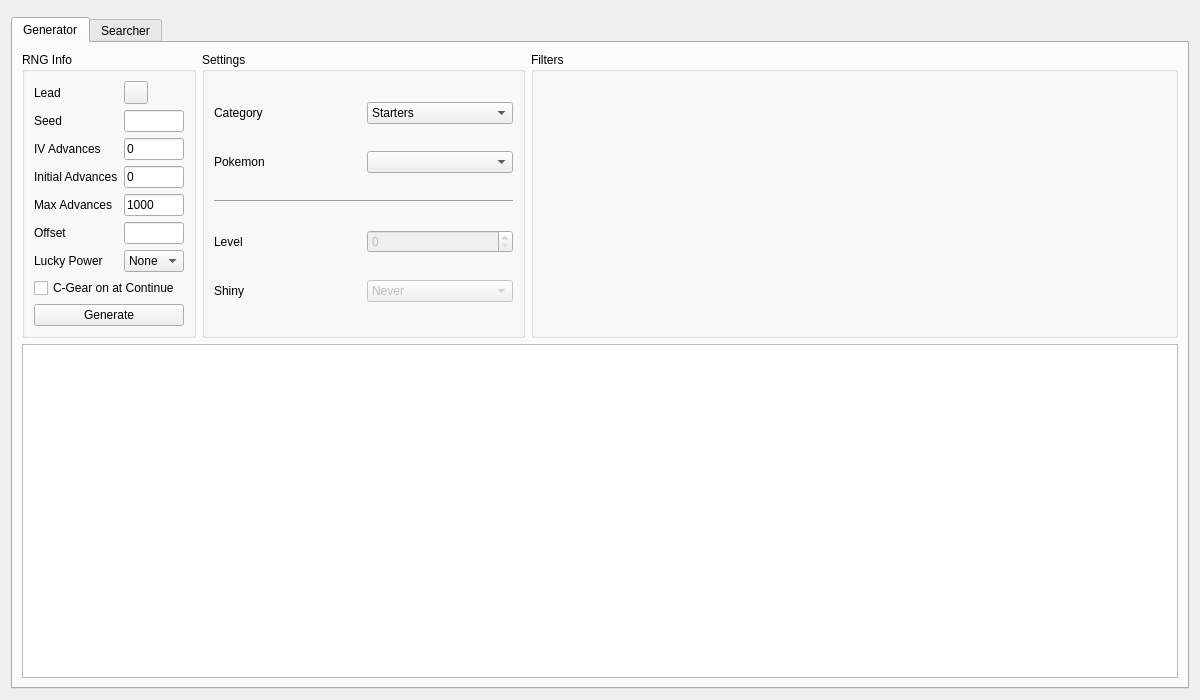
<?xml version="1.0" encoding="UTF-8"?>
<ui version="4.0">
 <class>Static5</class>
 <widget class="QWidget" name="Static5">
  <property name="geometry">
   <rect>
    <x>0</x>
    <y>0</y>
    <width>1200</width>
    <height>700</height>
   </rect>
  </property>
  <property name="windowTitle">
   <string>Gen 5 Static</string>
  </property>
  <layout class="QVBoxLayout" name="verticalLayout">
   <item>
    <widget class="ProfileDisplay5" name="profileDisplay" native="true"/>
   </item>
   <item>
    <widget class="TabWidget" name="tabRNGSelector">
     <widget class="QWidget" name="tabGenerator">
      <attribute name="title">
       <string>Generator</string>
      </attribute>
      <layout class="QGridLayout" name="gridLayout_1">
       <item row="0" column="0">
        <widget class="QGroupBox" name="groupBoxGeneratorRNGInfo">
         <property name="sizePolicy">
          <sizepolicy hsizetype="Preferred" vsizetype="Preferred">
           <horstretch>1</horstretch>
           <verstretch>0</verstretch>
          </sizepolicy>
         </property>
         <property name="title">
          <string>RNG Info</string>
         </property>
         <layout class="QGridLayout" name="gridLayout_2">
          <item row="0" column="0">
           <widget class="QLabel" name="labelGeneratorLead">
            <property name="text">
             <string>Lead</string>
            </property>
           </widget>
          </item>
          <item row="0" column="1">
           <widget class="ComboMenu" name="comboMenuGeneratorLead"/>
          </item>
          <item row="1" column="0">
           <widget class="QLabel" name="labelGeneratorSeed">
            <property name="text">
             <string>Seed</string>
            </property>
           </widget>
          </item>
          <item row="1" column="1">
           <widget class="TextBox" name="textBoxGeneratorSeed"/>
          </item>
          <item row="2" column="0">
           <widget class="QLabel" name="labelGeneratorIVAdvances">
            <property name="toolTip">
             <string>IV (Mersenne Twister) advances used before the Pokemon is made. Every 128 steps uses 1 per Pokemon in the party. In Black 2/White 2 every battle uses 2; in Black/White a battle reseeds the IV RNG, so the boot seed no longer applies.</string>
            </property>
            <property name="text">
             <string>IV Advances</string>
            </property>
           </widget>
          </item>
          <item row="2" column="1">
           <widget class="TextBox" name="textBoxGeneratorIVAdvances">
            <property name="toolTip">
             <string>IV (Mersenne Twister) advances used before the Pokemon is made. Every 128 steps uses 1 per Pokemon in the party. In Black 2/White 2 every battle uses 2; in Black/White a battle reseeds the IV RNG, so the boot seed no longer applies.</string>
            </property>
            <property name="text">
             <string>0</string>
            </property>
           </widget>
          </item>
          <item row="3" column="0">
           <widget class="QLabel" name="labelGeneratorInitialAdvances">
            <property name="text">
             <string>Initial Advances</string>
            </property>
           </widget>
          </item>
          <item row="3" column="1">
           <widget class="TextBox" name="textBoxGeneratorInitialAdvances">
            <property name="text">
             <string notr="true">0</string>
            </property>
           </widget>
          </item>
          <item row="4" column="0">
           <widget class="QLabel" name="labelGeneratorMaxAdvances">
            <property name="text">
             <string>Max Advances</string>
            </property>
           </widget>
          </item>
          <item row="4" column="1">
           <widget class="TextBox" name="textBoxGeneratorMaxAdvances">
            <property name="text">
             <string notr="true">1000</string>
            </property>
           </widget>
          </item>
          <item row="5" column="0">
           <widget class="QLabel" name="labelGeneratorOffset">
            <property name="text">
             <string>Offset</string>
            </property>
           </widget>
          </item>
          <item row="5" column="1">
           <widget class="TextBox" name="textBoxGeneratorOffset"/>
          </item>
          <item row="6" column="0">
           <widget class="QLabel" name="labelGeneratorLuckyPower">
            <property name="text">
             <string>Lucky Power</string>
            </property>
           </widget>
          </item>
          <item row="6" column="1">
           <widget class="ComboBox" name="comboBoxGeneratorLuckyPower">
            <item>
             <property name="text">
              <string>None</string>
             </property>
            </item>
            <item>
             <property name="text">
              <string notr="true">↑↑↑/S</string>
             </property>
            </item>
           </widget>
          </item>
          <item row="7" column="0" colspan="2">
           <widget class="QCheckBox" name="checkBoxGeneratorCGear">
            <property name="toolTip">
             <string>Tick this if you answered Yes to &quot;Launch C-Gear communications?&quot; when you loaded the save. In Black 2/White 2 that uses 2 more IV advances. Pass Powers do not change the IV advances.</string>
            </property>
            <property name="text">
             <string>C-Gear on at Continue</string>
            </property>
           </widget>
          </item>
          <item row="8" column="0" colspan="2">
           <widget class="QPushButton" name="pushButtonGenerate">
            <property name="text">
             <string>Generate</string>
            </property>
           </widget>
          </item>
         </layout>
        </widget>
       </item>
       <item row="0" column="1">
        <widget class="QGroupBox" name="groupBoxGeneratorSettings">
         <property name="sizePolicy">
          <sizepolicy hsizetype="Preferred" vsizetype="Preferred">
           <horstretch>2</horstretch>
           <verstretch>0</verstretch>
          </sizepolicy>
         </property>
         <property name="title">
          <string>Settings</string>
         </property>
         <layout class="QGridLayout" name="gridLayout_3">
          <item row="0" column="0">
           <widget class="QLabel" name="labelGeneratorCategory">
            <property name="text">
             <string>Category</string>
            </property>
           </widget>
          </item>
          <item row="0" column="1">
           <widget class="ComboBox" name="comboBoxGeneratorCategory">
            <item>
             <property name="text">
              <string>Starters</string>
             </property>
            </item>
            <item>
             <property name="text">
              <string>Fossils</string>
             </property>
            </item>
            <item>
             <property name="text">
              <string>Gifts</string>
             </property>
            </item>
            <item>
             <property name="text">
              <string>Stationary</string>
             </property>
            </item>
            <item>
             <property name="text">
              <string>Legends</string>
             </property>
            </item>
            <item>
             <property name="text">
              <string>Events</string>
             </property>
            </item>
            <item>
             <property name="text">
              <string>Roamers</string>
             </property>
            </item>
            <item>
             <property name="text">
              <string>Curtis</string>
             </property>
            </item>
            <item>
             <property name="text">
              <string>Yancy</string>
             </property>
            </item>
           </widget>
          </item>
          <item row="1" column="0">
           <widget class="QLabel" name="labelGeneratorPokemon">
            <property name="text">
             <string>Pokemon</string>
            </property>
           </widget>
          </item>
          <item row="1" column="1">
           <widget class="ComboBox" name="comboBoxGeneratorPokemon"/>
          </item>
          <item row="2" column="0" colspan="2">
           <widget class="Line" name="line">
            <property name="orientation">
             <enum>Qt::Orientation::Horizontal</enum>
            </property>
           </widget>
          </item>
          <item row="3" column="0">
           <widget class="QLabel" name="labelGeneratorLevel">
            <property name="text">
             <string>Level</string>
            </property>
           </widget>
          </item>
          <item row="3" column="1">
           <widget class="QSpinBox" name="spinBoxGeneratorLevel">
            <property name="enabled">
             <bool>false</bool>
            </property>
           </widget>
          </item>
          <item row="4" column="0">
           <widget class="QLabel" name="labelGeneratorShiny">
            <property name="text">
             <string>Shiny</string>
            </property>
           </widget>
          </item>
          <item row="4" column="1">
           <widget class="ComboBox" name="comboBoxGeneratorShiny">
            <property name="enabled">
             <bool>false</bool>
            </property>
            <item>
             <property name="text">
              <string>Never</string>
             </property>
            </item>
            <item>
             <property name="text">
              <string>Random</string>
             </property>
            </item>
            <item>
             <property name="text">
              <string>Always</string>
             </property>
            </item>
           </widget>
          </item>
         </layout>
        </widget>
       </item>
       <item row="0" column="2">
        <widget class="QGroupBox" name="groupBoxGeneratorFilters">
         <property name="sizePolicy">
          <sizepolicy hsizetype="Preferred" vsizetype="Preferred">
           <horstretch>4</horstretch>
           <verstretch>0</verstretch>
          </sizepolicy>
         </property>
         <property name="title">
          <string>Filters</string>
         </property>
         <layout class="QVBoxLayout" name="verticalLayout_1">
          <item>
           <widget class="Filter" name="filterGenerator" native="true"/>
          </item>
         </layout>
        </widget>
       </item>
       <item row="1" column="0" colspan="3">
        <widget class="TableView" name="tableViewGenerator"/>
       </item>
      </layout>
     </widget>
     <widget class="QWidget" name="tabSearcher">
      <attribute name="title">
       <string>Searcher</string>
      </attribute>
      <layout class="QGridLayout" name="gridLayout_5">
       <item row="0" column="0">
        <widget class="QGroupBox" name="groupBoxSearcherRNGInfo">
         <property name="sizePolicy">
          <sizepolicy hsizetype="Preferred" vsizetype="Preferred">
           <horstretch>1</horstretch>
           <verstretch>0</verstretch>
          </sizepolicy>
         </property>
         <property name="title">
          <string>RNG Info</string>
         </property>
         <layout class="QGridLayout" name="gridLayout_6">
          <item row="0" column="0">
           <widget class="QLabel" name="labelSearcherLead">
            <property name="text">
             <string>Lead</string>
            </property>
           </widget>
          </item>
          <item row="0" column="1">
           <widget class="ComboMenu" name="comboMenuSearcherLead"/>
          </item>
          <item row="1" column="0">
           <widget class="QLabel" name="labelSearcherInitialIVAdvances">
            <property name="toolTip">
             <string>IV (Mersenne Twister) advances used before the Pokemon is made. Every 128 steps uses 1 per Pokemon in the party. In Black 2/White 2 every battle uses 2; in Black/White a battle reseeds the IV RNG, so the boot seed no longer applies.</string>
            </property>
            <property name="text">
             <string>Initial IV Advances</string>
            </property>
           </widget>
          </item>
          <item row="1" column="1">
           <widget class="TextBox" name="textBoxSearcherInitialIVAdvances">
            <property name="toolTip">
             <string>IV (Mersenne Twister) advances used before the Pokemon is made. Every 128 steps uses 1 per Pokemon in the party. In Black 2/White 2 every battle uses 2; in Black/White a battle reseeds the IV RNG, so the boot seed no longer applies.</string>
            </property>
            <property name="text">
             <string>0</string>
            </property>
           </widget>
          </item>
          <item row="2" column="0">
           <widget class="QLabel" name="labelSearcherMaxIVAdvances">
            <property name="text">
             <string>Max IV Advances</string>
            </property>
           </widget>
          </item>
          <item row="2" column="1">
           <widget class="TextBox" name="textBoxSearcherMaxIVAdvances">
            <property name="text">
             <string>0</string>
            </property>
           </widget>
          </item>
          <item row="3" column="0">
           <widget class="QLabel" name="labelSearcherInitialAdvances">
            <property name="text">
             <string>Initial Advances</string>
            </property>
           </widget>
          </item>
          <item row="3" column="1">
           <widget class="TextBox" name="textBoxSearcherInitialAdvances">
            <property name="text">
             <string>0</string>
            </property>
           </widget>
          </item>
          <item row="4" column="0">
           <widget class="QLabel" name="labelSearcherMaxAdvances">
            <property name="text">
             <string>Max Advances</string>
            </property>
           </widget>
          </item>
          <item row="4" column="1">
           <widget class="TextBox" name="textBoxSearcherMaxAdvances">
            <property name="text">
             <string notr="true">100</string>
            </property>
           </widget>
          </item>
          <item row="5" column="0">
           <widget class="QLabel" name="labelSearcherLuckyPower">
            <property name="text">
             <string>Lucky Power</string>
            </property>
           </widget>
          </item>
          <item row="5" column="1">
           <widget class="ComboBox" name="comboBoxSearcherLuckyPower">
            <item>
             <property name="text">
              <string>None</string>
             </property>
            </item>
            <item>
             <property name="text">
              <string notr="true">↑↑↑/S</string>
             </property>
            </item>
           </widget>
          </item>
          <item row="6" column="0" colspan="2">
           <widget class="QCheckBox" name="checkBoxSearcherCGear">
            <property name="toolTip">
             <string>Tick this if you answered Yes to &quot;Launch C-Gear communications?&quot; when you loaded the save. In Black 2/White 2 that uses 2 more IV advances. Pass Powers do not change the IV advances.</string>
            </property>
            <property name="text">
             <string>C-Gear on at Continue</string>
            </property>
           </widget>
          </item>
          <item row="7" column="0">
           <widget class="QLabel" name="labelSearcherStartDate">
            <property name="text">
             <string>Start Date</string>
            </property>
           </widget>
          </item>
          <item row="7" column="1">
           <widget class="DateEdit" name="dateEditSearcherStartDate"/>
          </item>
          <item row="8" column="0">
           <widget class="QLabel" name="labelSearcherEndDate">
            <property name="text">
             <string>End Date</string>
            </property>
           </widget>
          </item>
          <item row="8" column="1">
           <widget class="DateEdit" name="dateEditSearcherEndDate"/>
          </item>
          <item row="9" column="0" colspan="2">
           <widget class="QCheckBox" name="checkBoxSearcherAllProfiles">
            <property name="toolTip">
             <string>Search every profile for this game, each with its own TID/SID, MAC, Timer0 range and other settings</string>
            </property>
            <property name="text">
             <string>Search all profiles for this game</string>
            </property>
           </widget>
          </item>
          <item row="10" column="0" colspan="2">
           <layout class="QHBoxLayout" name="horizontalLayout">
            <item>
             <widget class="QPushButton" name="pushButtonSearch">
              <property name="text">
               <string>Search</string>
              </property>
             </widget>
            </item>
            <item>
             <widget class="QPushButton" name="pushButtonCancel">
              <property name="enabled">
               <bool>false</bool>
              </property>
              <property name="text">
               <string>Cancel</string>
              </property>
             </widget>
            </item>
           </layout>
          </item>
         </layout>
        </widget>
       </item>
       <item row="0" column="1">
        <widget class="QGroupBox" name="groupBoxSearcherSettings">
         <property name="sizePolicy">
          <sizepolicy hsizetype="Preferred" vsizetype="Preferred">
           <horstretch>2</horstretch>
           <verstretch>0</verstretch>
          </sizepolicy>
         </property>
         <property name="title">
          <string>Settings</string>
         </property>
         <layout class="QGridLayout" name="gridLayout_7">
          <item row="0" column="0">
           <widget class="QLabel" name="labelSearcherCategory">
            <property name="text">
             <string>Category</string>
            </property>
           </widget>
          </item>
          <item row="0" column="1" colspan="2">
           <widget class="ComboBox" name="comboBoxSearcherCategory">
            <item>
             <property name="text">
              <string>Starters</string>
             </property>
            </item>
            <item>
             <property name="text">
              <string>Fossils</string>
             </property>
            </item>
            <item>
             <property name="text">
              <string>Gifts</string>
             </property>
            </item>
            <item>
             <property name="text">
              <string>Stationary</string>
             </property>
            </item>
            <item>
             <property name="text">
              <string>Legends</string>
             </property>
            </item>
            <item>
             <property name="text">
              <string>Events</string>
             </property>
            </item>
            <item>
             <property name="text">
              <string>Roamers</string>
             </property>
            </item>
            <item>
             <property name="text">
              <string>Curtis</string>
             </property>
            </item>
            <item>
             <property name="text">
              <string>Yancy</string>
             </property>
            </item>
           </widget>
          </item>
          <item row="1" column="0">
           <widget class="QLabel" name="labelSearcherPokemon">
            <property name="text">
             <string>Pokemon</string>
            </property>
           </widget>
          </item>
          <item row="1" column="1" colspan="2">
           <widget class="ComboBox" name="comboBoxSearcherPokemon"/>
          </item>
          <item row="2" column="0" colspan="3">
           <widget class="Line" name="line_1">
            <property name="orientation">
             <enum>Qt::Orientation::Horizontal</enum>
            </property>
           </widget>
          </item>
          <item row="3" column="0">
           <widget class="QLabel" name="labelSearcherLevel">
            <property name="text">
             <string>Level</string>
            </property>
           </widget>
          </item>
          <item row="3" column="1" colspan="2">
           <widget class="QSpinBox" name="spinBoxSearcherLevel">
            <property name="enabled">
             <bool>false</bool>
            </property>
           </widget>
          </item>
          <item row="4" column="0">
           <widget class="QLabel" name="labelSearcherShiny">
            <property name="text">
             <string>Shiny</string>
            </property>
           </widget>
          </item>
          <item row="4" column="1" colspan="2">
           <widget class="ComboBox" name="comboBoxSearcherShiny">
            <property name="enabled">
             <bool>false</bool>
            </property>
            <item>
             <property name="text">
              <string>Never</string>
             </property>
            </item>
            <item>
             <property name="text">
              <string>Random</string>
             </property>
            </item>
            <item>
             <property name="text">
              <string>Always</string>
             </property>
            </item>
           </widget>
          </item>
          <item row="5" column="0" colspan="3">
           <widget class="Line" name="line_2">
            <property name="orientation">
             <enum>Qt::Orientation::Horizontal</enum>
            </property>
           </widget>
          </item>
          <item row="6" column="0" colspan="3">
           <widget class="QLabel" name="labelIVFastSearch">
            <property name="sizePolicy">
             <sizepolicy hsizetype="Preferred" vsizetype="Fixed">
              <horstretch>0</horstretch>
              <verstretch>0</verstretch>
             </sizepolicy>
            </property>
            <property name="text">
             <string/>
            </property>
           </widget>
          </item>
         </layout>
        </widget>
       </item>
       <item row="0" column="2">
        <widget class="QGroupBox" name="groupBoxSearcherFilters">
         <property name="sizePolicy">
          <sizepolicy hsizetype="Preferred" vsizetype="Preferred">
           <horstretch>4</horstretch>
           <verstretch>0</verstretch>
          </sizepolicy>
         </property>
         <property name="title">
          <string>Filters</string>
         </property>
         <layout class="QVBoxLayout" name="verticalLayout_2">
          <item>
           <widget class="Filter" name="filterSearcher" native="true"/>
          </item>
         </layout>
        </widget>
       </item>
       <item row="1" column="0" colspan="3">
        <widget class="QProgressBar" name="progressBar"/>
       </item>
       <item row="2" column="0" colspan="3">
        <widget class="TableView" name="tableViewSearcher">
         <property name="sortingEnabled">
          <bool>true</bool>
         </property>
        </widget>
       </item>
      </layout>
     </widget>
    </widget>
   </item>
  </layout>
 </widget>
 <customwidgets>
  <customwidget>
   <class>TextBox</class>
   <extends>QLineEdit</extends>
   <header>Form/Controls/TextBox.hpp</header>
  </customwidget>
  <customwidget>
   <class>TableView</class>
   <extends>QTableView</extends>
   <header>Form/Controls/TableView.hpp</header>
  </customwidget>
  <customwidget>
   <class>ComboBox</class>
   <extends>QComboBox</extends>
   <header>Form/Controls/ComboBox.hpp</header>
  </customwidget>
  <customwidget>
   <class>Filter</class>
   <extends>QWidget</extends>
   <header>Form/Controls/Filter.hpp</header>
   <container>1</container>
  </customwidget>
  <customwidget>
   <class>TabWidget</class>
   <extends>QTabWidget</extends>
   <header>Form/Controls/TabWidget.hpp</header>
   <container>1</container>
  </customwidget>
  <customwidget>
   <class>ComboMenu</class>
   <extends>QToolButton</extends>
   <header>Form/Controls/ComboMenu.hpp</header>
  </customwidget>
  <customwidget>
   <class>ProfileDisplay5</class>
   <extends>QWidget</extends>
   <header>Form/Gen5/Profile/ProfileDisplay5.hpp</header>
   <container>1</container>
  </customwidget>
  <customwidget>
   <class>DateEdit</class>
   <extends>QDateEdit</extends>
   <header>Form/Controls/DateEdit.hpp</header>
  </customwidget>
 </customwidgets>
 <tabstops>
  <tabstop>tabRNGSelector</tabstop>
  <tabstop>comboMenuGeneratorLead</tabstop>
  <tabstop>textBoxGeneratorSeed</tabstop>
  <tabstop>textBoxGeneratorIVAdvances</tabstop>
  <tabstop>textBoxGeneratorInitialAdvances</tabstop>
  <tabstop>textBoxGeneratorMaxAdvances</tabstop>
  <tabstop>textBoxGeneratorOffset</tabstop>
  <tabstop>comboBoxGeneratorLuckyPower</tabstop>
  <tabstop>checkBoxGeneratorCGear</tabstop>
  <tabstop>pushButtonGenerate</tabstop>
  <tabstop>comboBoxGeneratorCategory</tabstop>
  <tabstop>comboBoxGeneratorPokemon</tabstop>
  <tabstop>spinBoxGeneratorLevel</tabstop>
  <tabstop>comboBoxGeneratorShiny</tabstop>
  <tabstop>tableViewGenerator</tabstop>
  <tabstop>comboMenuSearcherLead</tabstop>
  <tabstop>textBoxSearcherInitialIVAdvances</tabstop>
  <tabstop>textBoxSearcherMaxIVAdvances</tabstop>
  <tabstop>textBoxSearcherInitialAdvances</tabstop>
  <tabstop>textBoxSearcherMaxAdvances</tabstop>
  <tabstop>comboBoxSearcherLuckyPower</tabstop>
  <tabstop>checkBoxSearcherCGear</tabstop>
  <tabstop>dateEditSearcherStartDate</tabstop>
  <tabstop>dateEditSearcherEndDate</tabstop>
  <tabstop>pushButtonSearch</tabstop>
  <tabstop>pushButtonCancel</tabstop>
  <tabstop>comboBoxSearcherCategory</tabstop>
  <tabstop>comboBoxSearcherPokemon</tabstop>
  <tabstop>spinBoxSearcherLevel</tabstop>
  <tabstop>comboBoxSearcherShiny</tabstop>
  <tabstop>tableViewSearcher</tabstop>
 </tabstops>
 <resources/>
 <connections/>
</ui>
